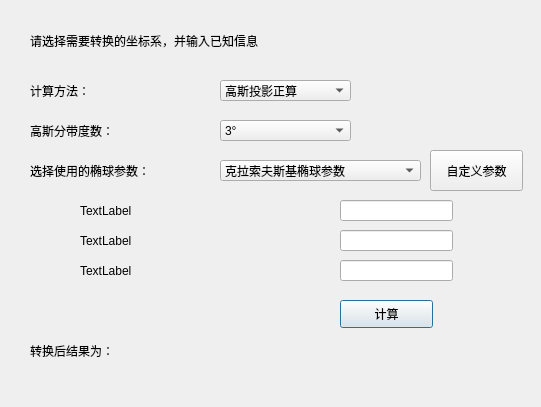
<?xml version="1.0" encoding="UTF-8"?>
<ui version="4.0">
 <class>Dialog</class>
 <widget class="QDialog" name="Dialog">
  <property name="geometry">
   <rect>
    <x>0</x>
    <y>0</y>
    <width>541</width>
    <height>407</height>
   </rect>
  </property>
  <property name="windowTitle">
   <string>Dialog</string>
  </property>
  <widget class="QPushButton" name="pushButton">
   <property name="geometry">
    <rect>
     <x>340</x>
     <y>300</y>
     <width>93</width>
     <height>28</height>
    </rect>
   </property>
   <property name="text">
    <string>计算</string>
   </property>
  </widget>
  <widget class="QComboBox" name="comboBox">
   <property name="geometry">
    <rect>
     <x>220</x>
     <y>80</y>
     <width>131</width>
     <height>21</height>
    </rect>
   </property>
   <item>
    <property name="text">
     <string>高斯投影正算</string>
    </property>
   </item>
   <item>
    <property name="text">
     <string>高斯投影反算</string>
    </property>
   </item>
  </widget>
  <widget class="QPushButton" name="pushButton_2">
   <property name="geometry">
    <rect>
     <x>430</x>
     <y>150</y>
     <width>93</width>
     <height>41</height>
    </rect>
   </property>
   <property name="text">
    <string>自定义参数</string>
   </property>
  </widget>
  <widget class="QComboBox" name="comboBox_2">
   <property name="geometry">
    <rect>
     <x>220</x>
     <y>160</y>
     <width>201</width>
     <height>21</height>
    </rect>
   </property>
   <item>
    <property name="text">
     <string>克拉索夫斯基椭球参数</string>
    </property>
   </item>
   <item>
    <property name="text">
     <string>IUGG_1975椭球参数</string>
    </property>
   </item>
   <item>
    <property name="text">
     <string>CGCS_2000椭球参数</string>
    </property>
   </item>
  </widget>
  <widget class="QLabel" name="label_8">
   <property name="geometry">
    <rect>
     <x>30</x>
     <y>30</y>
     <width>491</width>
     <height>21</height>
    </rect>
   </property>
   <property name="text">
    <string>请选择需要转换的坐标系，并输入已知信息</string>
   </property>
  </widget>
  <widget class="QLabel" name="label_13">
   <property name="geometry">
    <rect>
     <x>30</x>
     <y>160</y>
     <width>181</width>
     <height>21</height>
    </rect>
   </property>
   <property name="text">
    <string>选择使用的椭球参数：</string>
   </property>
  </widget>
  <widget class="QLabel" name="label_7">
   <property name="geometry">
    <rect>
     <x>30</x>
     <y>80</y>
     <width>181</width>
     <height>21</height>
    </rect>
   </property>
   <property name="text">
    <string>计算方法：</string>
   </property>
  </widget>
  <widget class="QLabel" name="label_9">
   <property name="geometry">
    <rect>
     <x>30</x>
     <y>340</y>
     <width>121</width>
     <height>21</height>
    </rect>
   </property>
   <property name="text">
    <string>转换后结果为：</string>
   </property>
  </widget>
  <widget class="QLabel" name="label_12">
   <property name="geometry">
    <rect>
     <x>30</x>
     <y>120</y>
     <width>181</width>
     <height>21</height>
    </rect>
   </property>
   <property name="text">
    <string>高斯分带度数：</string>
   </property>
  </widget>
  <widget class="QComboBox" name="comboBox_3">
   <property name="geometry">
    <rect>
     <x>220</x>
     <y>120</y>
     <width>131</width>
     <height>21</height>
    </rect>
   </property>
   <item>
    <property name="text">
     <string>3°</string>
    </property>
   </item>
   <item>
    <property name="text">
     <string>6°</string>
    </property>
   </item>
  </widget>
  <widget class="QLabel" name="label_3">
   <property name="geometry">
    <rect>
     <x>80</x>
     <y>260</y>
     <width>171</width>
     <height>21</height>
    </rect>
   </property>
   <property name="text">
    <string>TextLabel</string>
   </property>
  </widget>
  <widget class="QLineEdit" name="lineEdit_2">
   <property name="geometry">
    <rect>
     <x>340</x>
     <y>230</y>
     <width>113</width>
     <height>21</height>
    </rect>
   </property>
  </widget>
  <widget class="QLineEdit" name="lineEdit_3">
   <property name="geometry">
    <rect>
     <x>340</x>
     <y>260</y>
     <width>113</width>
     <height>21</height>
    </rect>
   </property>
  </widget>
  <widget class="QLineEdit" name="lineEdit">
   <property name="geometry">
    <rect>
     <x>340</x>
     <y>200</y>
     <width>113</width>
     <height>21</height>
    </rect>
   </property>
  </widget>
  <widget class="QLabel" name="label_2">
   <property name="geometry">
    <rect>
     <x>80</x>
     <y>230</y>
     <width>171</width>
     <height>21</height>
    </rect>
   </property>
   <property name="text">
    <string>TextLabel</string>
   </property>
  </widget>
  <widget class="QLabel" name="label">
   <property name="geometry">
    <rect>
     <x>80</x>
     <y>200</y>
     <width>171</width>
     <height>21</height>
    </rect>
   </property>
   <property name="text">
    <string>TextLabel</string>
   </property>
  </widget>
 </widget>
 <resources/>
 <connections/>
</ui>
